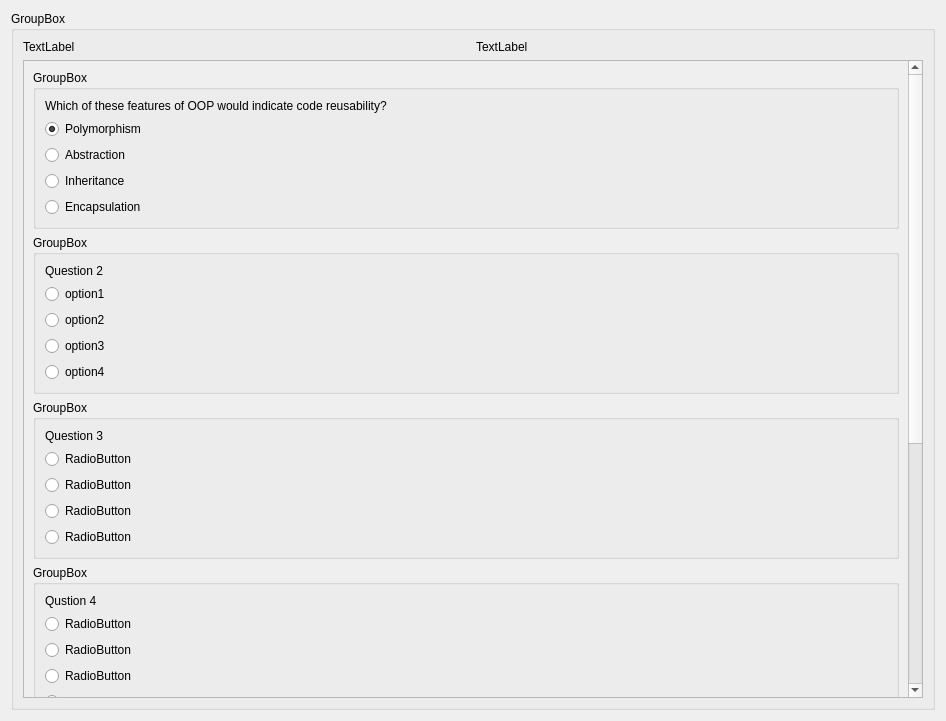
<?xml version="1.0" encoding="UTF-8"?>
<ui version="4.0">
 <class>class8</class>
 <widget class="QDialog" name="class8">
  <property name="geometry">
   <rect>
    <x>0</x>
    <y>0</y>
    <width>946</width>
    <height>721</height>
   </rect>
  </property>
  <property name="windowTitle">
   <string>Dialog</string>
  </property>
  <layout class="QVBoxLayout" name="verticalLayout_2">
   <item>
    <widget class="QGroupBox" name="groupBox">
     <property name="title">
      <string>GroupBox</string>
     </property>
     <layout class="QVBoxLayout" name="verticalLayout">
      <item>
       <layout class="QHBoxLayout" name="horizontalLayout">
        <item>
         <widget class="QLabel" name="label">
          <property name="text">
           <string>TextLabel</string>
          </property>
         </widget>
        </item>
        <item>
         <widget class="QLabel" name="label_2">
          <property name="text">
           <string>TextLabel</string>
          </property>
         </widget>
        </item>
       </layout>
      </item>
      <item>
       <widget class="QScrollArea" name="scrollArea">
        <property name="widgetResizable">
         <bool>true</bool>
        </property>
        <widget class="QWidget" name="scrollAreaWidgetContents">
         <property name="geometry">
          <rect>
           <x>0</x>
           <y>-626</y>
           <width>877</width>
           <height>1250</height>
          </rect>
         </property>
         <layout class="QGridLayout" name="gridLayout">
          <item row="5" column="0">
           <widget class="QGroupBox" name="groupBox_7">
            <property name="title">
             <string>GroupBox</string>
            </property>
            <layout class="QVBoxLayout" name="verticalLayout_8">
             <item>
              <widget class="QLabel" name="label_8">
               <property name="text">
                <string>Question 6</string>
               </property>
              </widget>
             </item>
             <item>
              <widget class="QRadioButton" name="radioButton_21">
               <property name="text">
                <string>RadioButton</string>
               </property>
              </widget>
             </item>
             <item>
              <widget class="QRadioButton" name="radioButton_22">
               <property name="text">
                <string>RadioButton</string>
               </property>
              </widget>
             </item>
             <item>
              <widget class="QRadioButton" name="radioButton_23">
               <property name="text">
                <string>RadioButton</string>
               </property>
              </widget>
             </item>
             <item>
              <widget class="QRadioButton" name="radioButton_24">
               <property name="text">
                <string>RadioButton</string>
               </property>
              </widget>
             </item>
            </layout>
           </widget>
          </item>
          <item row="3" column="0">
           <widget class="QGroupBox" name="groupBox_5">
            <property name="title">
             <string>GroupBox</string>
            </property>
            <layout class="QVBoxLayout" name="verticalLayout_6">
             <item>
              <widget class="QLabel" name="label_6">
               <property name="text">
                <string>Qustion 4</string>
               </property>
              </widget>
             </item>
             <item>
              <widget class="QRadioButton" name="radioButton_13">
               <property name="text">
                <string>RadioButton</string>
               </property>
              </widget>
             </item>
             <item>
              <widget class="QRadioButton" name="radioButton_14">
               <property name="text">
                <string>RadioButton</string>
               </property>
              </widget>
             </item>
             <item>
              <widget class="QRadioButton" name="radioButton_15">
               <property name="text">
                <string>RadioButton</string>
               </property>
              </widget>
             </item>
             <item>
              <widget class="QRadioButton" name="radioButton_16">
               <property name="text">
                <string>RadioButton</string>
               </property>
              </widget>
             </item>
            </layout>
           </widget>
          </item>
          <item row="1" column="0">
           <widget class="QGroupBox" name="groupBox_3">
            <property name="title">
             <string>GroupBox</string>
            </property>
            <layout class="QVBoxLayout" name="verticalLayout_4">
             <item>
              <widget class="QLabel" name="label_4">
               <property name="text">
                <string>Question 2</string>
               </property>
              </widget>
             </item>
             <item>
              <widget class="QRadioButton" name="radioButton_5">
               <property name="text">
                <string>option1</string>
               </property>
              </widget>
             </item>
             <item>
              <widget class="QRadioButton" name="radioButton_6">
               <property name="text">
                <string>option2</string>
               </property>
              </widget>
             </item>
             <item>
              <widget class="QRadioButton" name="radioButton_7">
               <property name="text">
                <string>option3</string>
               </property>
              </widget>
             </item>
             <item>
              <widget class="QRadioButton" name="radioButton_8">
               <property name="text">
                <string>option4</string>
               </property>
              </widget>
             </item>
            </layout>
           </widget>
          </item>
          <item row="0" column="0">
           <widget class="QGroupBox" name="groupBox_2">
            <property name="title">
             <string>GroupBox</string>
            </property>
            <layout class="QVBoxLayout" name="verticalLayout_9">
             <item>
              <widget class="QLabel" name="label_3">
               <property name="text">
                <string>Which of these features of OOP would indicate code reusability?</string>
               </property>
              </widget>
             </item>
             <item>
              <layout class="QVBoxLayout" name="verticalLayout_3">
               <item>
                <widget class="QRadioButton" name="radioButton">
                 <property name="text">
                  <string>Polymorphism</string>
                 </property>
                 <property name="checked">
                  <bool>true</bool>
                 </property>
                </widget>
               </item>
               <item>
                <widget class="QRadioButton" name="radioButton_2">
                 <property name="text">
                  <string>Abstraction</string>
                 </property>
                 <property name="checkable">
                  <bool>true</bool>
                 </property>
                 <property name="checked">
                  <bool>false</bool>
                 </property>
                </widget>
               </item>
               <item>
                <widget class="QRadioButton" name="radioButton_3">
                 <property name="text">
                  <string>Inheritance</string>
                 </property>
                </widget>
               </item>
               <item>
                <widget class="QRadioButton" name="radioButton_4">
                 <property name="text">
                  <string>Encapsulation</string>
                 </property>
                </widget>
               </item>
              </layout>
             </item>
            </layout>
           </widget>
          </item>
          <item row="6" column="0">
           <widget class="QPushButton" name="pushButton">
            <property name="text">
             <string>PushButton</string>
            </property>
           </widget>
          </item>
          <item row="4" column="0">
           <widget class="QGroupBox" name="groupBox_6">
            <property name="title">
             <string>GroupBox</string>
            </property>
            <layout class="QVBoxLayout" name="verticalLayout_7">
             <item>
              <widget class="QLabel" name="label_7">
               <property name="text">
                <string>Question 5</string>
               </property>
              </widget>
             </item>
             <item>
              <widget class="QRadioButton" name="radioButton_17">
               <property name="text">
                <string>RadioButton</string>
               </property>
              </widget>
             </item>
             <item>
              <widget class="QRadioButton" name="radioButton_18">
               <property name="text">
                <string>RadioButton</string>
               </property>
              </widget>
             </item>
             <item>
              <widget class="QRadioButton" name="radioButton_19">
               <property name="text">
                <string>RadioButton</string>
               </property>
              </widget>
             </item>
             <item>
              <widget class="QRadioButton" name="radioButton_20">
               <property name="text">
                <string>RadioButton</string>
               </property>
              </widget>
             </item>
            </layout>
           </widget>
          </item>
          <item row="2" column="0">
           <widget class="QGroupBox" name="groupBox_4">
            <property name="title">
             <string>GroupBox</string>
            </property>
            <layout class="QVBoxLayout" name="verticalLayout_5">
             <item>
              <widget class="QLabel" name="label_5">
               <property name="text">
                <string>Question 3</string>
               </property>
              </widget>
             </item>
             <item>
              <widget class="QRadioButton" name="radioButton_9">
               <property name="text">
                <string>RadioButton</string>
               </property>
              </widget>
             </item>
             <item>
              <widget class="QRadioButton" name="radioButton_10">
               <property name="text">
                <string>RadioButton</string>
               </property>
              </widget>
             </item>
             <item>
              <widget class="QRadioButton" name="radioButton_11">
               <property name="text">
                <string>RadioButton</string>
               </property>
              </widget>
             </item>
             <item>
              <widget class="QRadioButton" name="radioButton_12">
               <property name="text">
                <string>RadioButton</string>
               </property>
              </widget>
             </item>
            </layout>
           </widget>
          </item>
          <item row="7" column="0">
           <widget class="QLabel" name="score">
            <property name="text">
             <string>Score : </string>
            </property>
           </widget>
          </item>
         </layout>
        </widget>
       </widget>
      </item>
     </layout>
    </widget>
   </item>
  </layout>
 </widget>
 <resources/>
 <connections/>
</ui>
